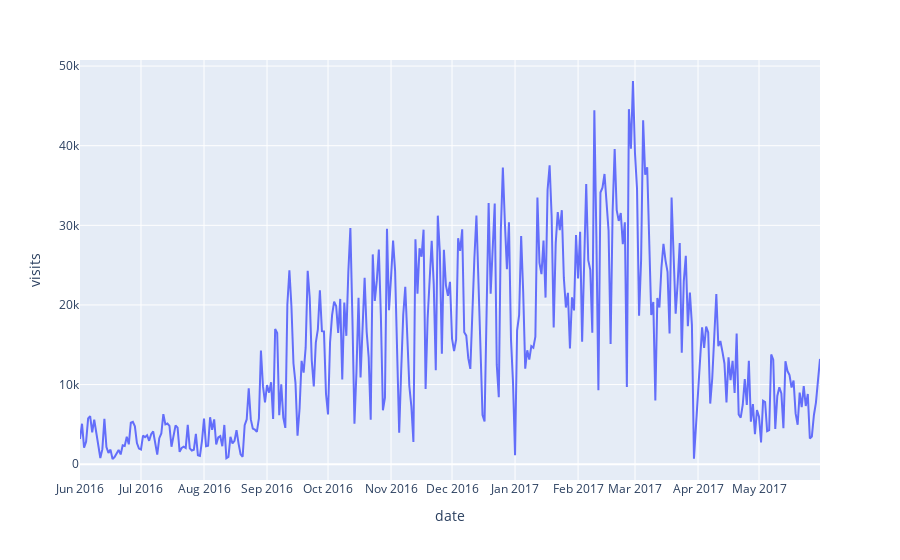

This figure's notebook cell:
### Code cell
#Выведем сначала график для наглядности:

visits = table1_cohort.groupby('start_dt').size().reset_index()
visits.columns = ['date', 'visits']
fig = px.line(visits, x='date', y='visits')
fig.update_xaxes(dtick="M1")
fig.show()

### Figure 1 — Plotly figure (JSON) as saved in the notebook; plotly's stock layout.template omitted (floating-point values rounded to 4 significant figures; data arrays with more than 128 entries replaced by an {"elided": "..."} marker saying what was removed)
{"data": [{"hovertemplate": "date=%{x}<br>visits=%{y}<extra></extra>", "legendgroup": "", "line": {"color": "#636efa", "dash": "solid"}, "marker": {"symbol": "circle"}, "mode": "lines", "name": "", "orientation": "v", "showlegend": false, "type": "scatter", "x": {"elided": "363 str values"}, "xaxis": "x", "y": {"elided": "363 int values"}, "yaxis": "y"}], "layout": {"legend": {"tracegroupgap": 0}, "margin": {"t": 60}, "xaxis": {"anchor": "y", "domain": [0, 1], "dtick": "M1", "title": {"text": "date"}}, "yaxis": {"anchor": "x", "domain": [0, 1], "title": {"text": "visits"}}}}
